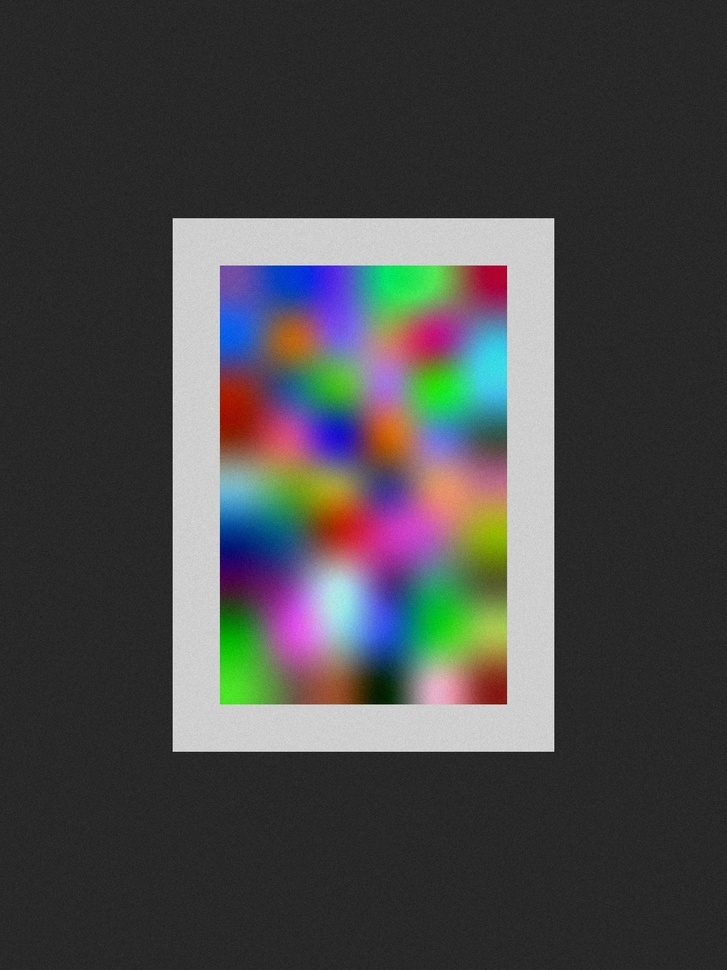
#> input picture apps/web/e2e/fixtures/back.jpg, 727 x 970 px, shrunk from 1200 x 1600 before the run
$ python -i measurer.py   (imports and definitions only)
#> lines starting #> are read from the running program, lines starting #| are printed output that depends on the picture; after the words box and inside, x2 and y2 are one past the last pixel; in counts of white or black regions, pixels touching at a corner belong together
"""Template-aware centering — spec §21, issue #182.

Artifact bytes in, one side's two ratios and a confidence out — or
:class:`~tcg_domain.confidence.InsufficientInformation` when the card's
template offers no frame to measure. `ml/card-detection` is the model for the
shape of this module: no database, no object storage, no HTTP, so everything
worth asserting about it can be asserted by a test that needs no
infrastructure.

**The outer edge is the card frame the caller names, never found here.** The
normalized artifact places the card at a known inner rectangle (#194 put a
2 mm background margin around it), and the caller derives that rectangle from
the artifact's *stored* normalization record — never from the normalizer's
current thresholds, and never from the artifact's own boundary, which since
#194 is 24 px of photographed background away from the card. Only the printed
inner frame needs finding.

**Template-aware means knowing when not to answer** (§21's own list:
full-art, borderless, unusual frame structures). No classifier decides that —
epic #8's decision 1 keeps V1 classical — the geometry does: a template
without a conventional border simply yields no frame-like quadrilateral in the
accepted band, and the answer is `insufficient_information`, never a ratio
measured against a frame that is not there. #176's lesson carries over
unchanged: a dubious frame refuses rather than measuring confidently wrong.

**The arithmetic is the annotation tool's, on purpose.** Borders are the
distances from the midpoints of the found frame's sides to the card
rectangle's matching sides, in artifact pixels — `centeringFromQuads` in
`apps/annotation/lib/annotations.ts`, against an axis-aligned outer quad —
and the ratios are `left / (left + right)` and `top / (top + bottom)`, 0.5
perfect; a zero denominator refuses the axis there and refuses it here. The
**formula** agrees; the **outer edge's source** deliberately differs: the
annotator traces the card's actual outline because residual detection error
leaves the card a pixel or two off the nominal rectangle, where this package
takes the nominal rectangle as normalization's promise. That residual is a
systematic bias #188's evaluation against `centering_measurements` exists to
measure — correcting for it classically would mean re-detecting the card
edge, which is the benchmark's call to demand, not this baseline's to guess.

**Failure is a result, not an exception.** Nothing frame-like found means
:class:`InsufficientInformation` with a reason, never a guessed ratio —
spec §2.7 in general, and §21's borderless case in particular.
"""

from __future__ import annotations

import math
from dataclasses import dataclass
from typing import Final

import cv2
import numpy as np
from cv2.typing import MatLike
from tcg_domain.condition import BoundingBox, Centering
from tcg_domain.confidence import Confidence, InsufficientInformation, Uncertain

from tcg_ml_centering.thresholds import (
    DEFAULT_CENTERING_THRESHOLDS,
    CenteringThresholds,
)

__all__ = ["SideCentering", "centering_of", "measure"]

_Corner = tuple[float, float]
_Quad = tuple[_Corner, _Corner, _Corner, _Corner]

#: A trading card is 63 x 88 mm. Copied from `ml/card-detection` rather than
#: imported — ml packages deliberately share no code, only domain types.
_CARD_ASPECT: Final = 63.0 / 88.0

#: How far an aspect ratio may sit from a conventional frame's before it
#: scores nothing. Wider than the accept/reject band, because this shapes a
#: confidence rather than making a decision — the detector's convention.
_ASPECT_TOLERANCE: Final = 0.25

#: Said when the bytes did not decode. This package answers rather than
#: raising, so the one place undecodable bytes become a job failure stays
#: upstream of it.
_UNDECODABLE: Final = "the artifact could not be decoded"

#: Said when the card frame names a region too small to hold a measurable
#: card at all.
_CARD_TOO_SMALL: Final = "the card frame names a region too small to measure"

#: Said when no frame-like quadrilateral survived the filters — §21's
#: full-art, borderless and unrecognised templates, refused rather than
#: measured against a frame that is not there.
_NO_FRAME: Final = (
    "no printed border frame was found — a full-art, borderless or "
    "unrecognised template is not measured against a frame it does not have"
)

#: Said, per axis, when the frame touches the card edge and leaves no border
#: to ratio — #160's zero-denominator refusal, never a `0.0`.
_BORDERLESS_AXIS: Final = (
    "the frame touches the card edge on this axis, so there is no border to ratio"
)

#: Said when the found quadrilateral implies a border no real layout has —
#: it is an artwork window or a text box wearing frame-like proportions, and
#: one absurd border poisons the other axis too (#176's lesson).
_IMPLAUSIBLE_FRAME: Final = (
    "the frame found implies an implausibly thick border, so it is an "
    "artwork window rather than the card's border"
)


# [39 lines that did not run here, left out]


# [48 lines that did not run here, left out]


# [9 lines that did not run here, left out]


# [33 lines that did not run here, left out]


@dataclass(frozen=True, slots=True)
class _Frame:
    """One frame-like quadrilateral, in card-crop coordinates."""

    quad: _Quad
    area: float
    rectangularity: float
    aspect: float
    borders: tuple[float, float, float, float]


# [46 lines that did not run here, left out]


def _binary_maps(gray: MatLike) -> tuple[MatLike, ...]:
    """The extraction passes, ORed by the caller taking any pass's frame.

    Two, not the detector's six: the artifact is small, flat and evenly lit
    by construction, and the frame boundary is a printed line — Canny's easy
    case. The passes that exist for dark tables, drop shadows and worn chroma
    solve photograph problems a normalized artifact cannot have.
    """
    kernel = np.ones((3, 3), np.uint8)
    blurred = cv2.GaussianBlur(gray, (5, 5), 0)
    equalised = cv2.GaussianBlur(
        cv2.createCLAHE(clipLimit=2.0, tileGridSize=(8, 8)).apply(gray), (5, 5), 0
    )

    def edges(image: MatLike) -> MatLike:
        # Each pass derives its Canny levels from its **own** median — the
        # equalised image's histogram is the one its gradients are judged
        # against, or the pass would be miscalibrated exactly on the
        # low-contrast frames it exists to rescue.
        median = float(np.median(image))
        lower = int(max(0.0, 0.66 * median))
        upper = int(min(255.0, 1.33 * median))
        return cv2.morphologyEx(cv2.Canny(image, lower, upper), cv2.MORPH_CLOSE, kernel)

    return (edges(blurred), edges(equalised))


# [43 lines that did not run here, left out]


def _borders(quad: _Quad, *, width: int, height: int) -> tuple[float, float, float, float]:
    """The four border widths — left, right, top, bottom — in artifact pixels.

    The annotation tool's midpoint rule (`centeringFromQuads`), collapsed for
    an axis-aligned outer quad: the distance from the midpoint of each frame
    side to the card rectangle's matching side. Unsigned, like the tool's, and
    matched by the shared clockwise-from-top-left order. Rotating card and
    frame together changes nothing, which is the point.
    """
    top_mid = _midpoint(quad[0], quad[1])
    right_mid = _midpoint(quad[1], quad[2])
    bottom_mid = _midpoint(quad[2], quad[3])
    left_mid = _midpoint(quad[3], quad[0])
    return (
        abs(left_mid[0]),
        abs(width - right_mid[0]),
        abs(top_mid[1]),
        abs(height - bottom_mid[1]),
    )


def _midpoint(first: _Corner, second: _Corner) -> _Corner:
    return ((first[0] + second[0]) / 2.0, (first[1] + second[1]) / 2.0)


# [9 lines that did not run here, left out]


# ---------------------------------------------------------------------------
# Quadrilateral arithmetic, copied from `ml/card-detection` rather than
# imported — the `orderedQuad` precedent: ml packages share no code, and the
# annotation client already carries the same ordering rule for the same
# reason.
# ---------------------------------------------------------------------------


def _clockwise_from_top_left(points: MatLike) -> _Quad:
    """Four points as a deterministic clockwise cycle starting at the top left.

    Sorting by the angle around the centroid fixes the *cycle* (in image
    coordinates ascending angle is clockwise on screen); rotating it so it
    begins at the corner nearest the origin fixes the *phase*, which is what
    matches frame sides to card sides positionally in :func:`_borders`.
    """
    centre_x = float(np.mean(points[:, 0]))
    centre_y = float(np.mean(points[:, 1]))
    cycle = sorted(
        ((float(x), float(y)) for x, y in points),
        key=lambda point: math.atan2(point[1] - centre_y, point[0] - centre_x),
    )
    start = min(range(4), key=lambda index: (sum(cycle[index]), cycle[index][1], cycle[index][0]))
    ordered = cycle[start:] + cycle[:start]
    return (ordered[0], ordered[1], ordered[2], ordered[3])


def _area(quad: _Quad) -> float:
    total = sum(
        quad[index][0] * quad[(index + 1) % 4][1] - quad[(index + 1) % 4][0] * quad[index][1]
        for index in range(4)
    )
    return abs(total) / 2.0


def _side_lengths(quad: _Quad) -> tuple[float, float, float, float]:
    lengths = tuple(
        math.hypot(
            quad[(index + 1) % 4][0] - quad[index][0], quad[(index + 1) % 4][1] - quad[index][1]
        )
        for index in range(4)
    )
    return (lengths[0], lengths[1], lengths[2], lengths[3])

>>> import cv2
>>> picture = cv2.imread('../../../../apps/web/e2e/fixtures/back.jpg', cv2.IMREAD_GRAYSCALE)
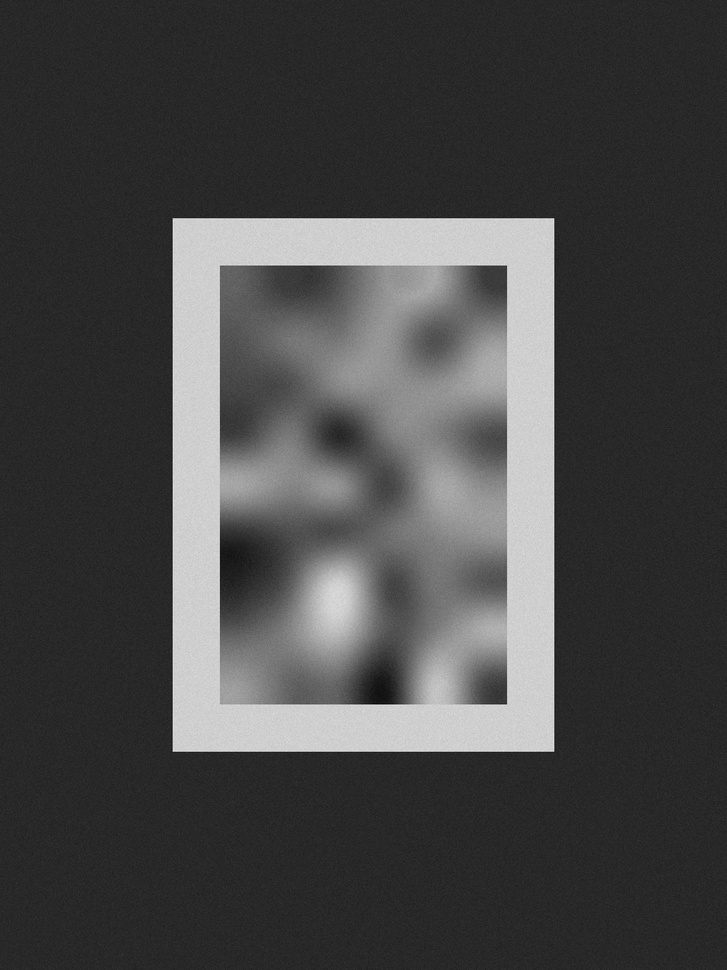
#> picture: shape (970, 727); min 4, max 230, mean 71.3
>>> result = _binary_maps(picture)
#> in _binary_maps, `equalised = cv2.GaussianBlur( cv2.createCLAHE(clipLimit=2.0, tileGridS..`:
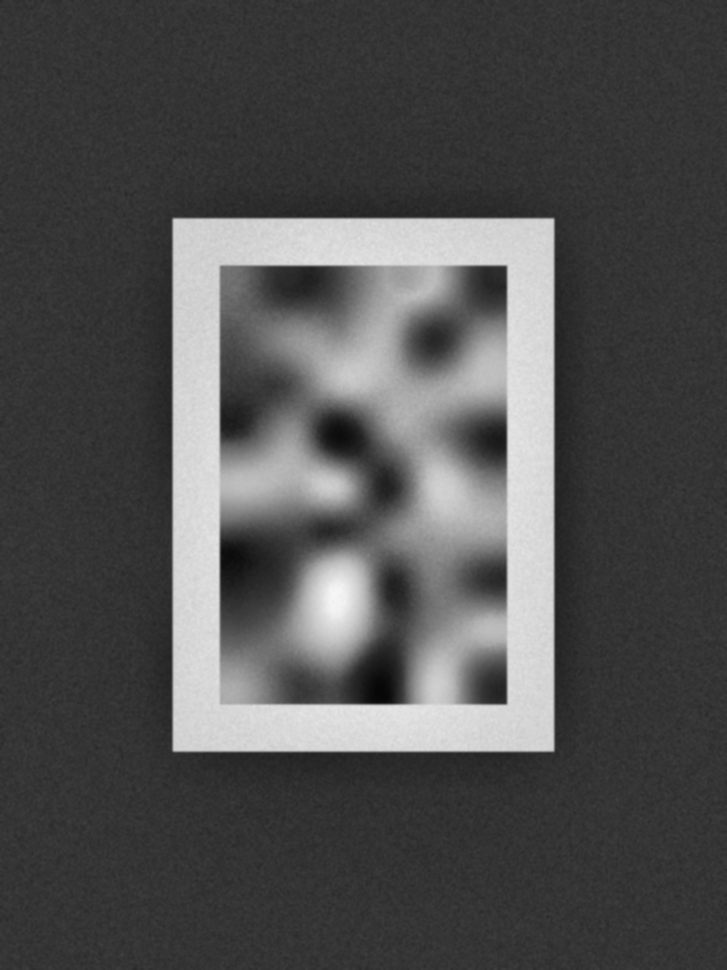
#> equalised: shape (970, 727); min 6, max 247, mean 80.5
#> in edges, `median = float(np.median(image))`: median = 40
#> in edges, `lower = int(max(0.0, 0.66 * median))`: lower = 26
#> in edges, `upper = int(min(255.0, 1.33 * median))`: upper = 53
#> in edges, `return cv2.morphologyEx(cv2.Canny(image, lower, upper), cv2.MORPH_CLOS..`:
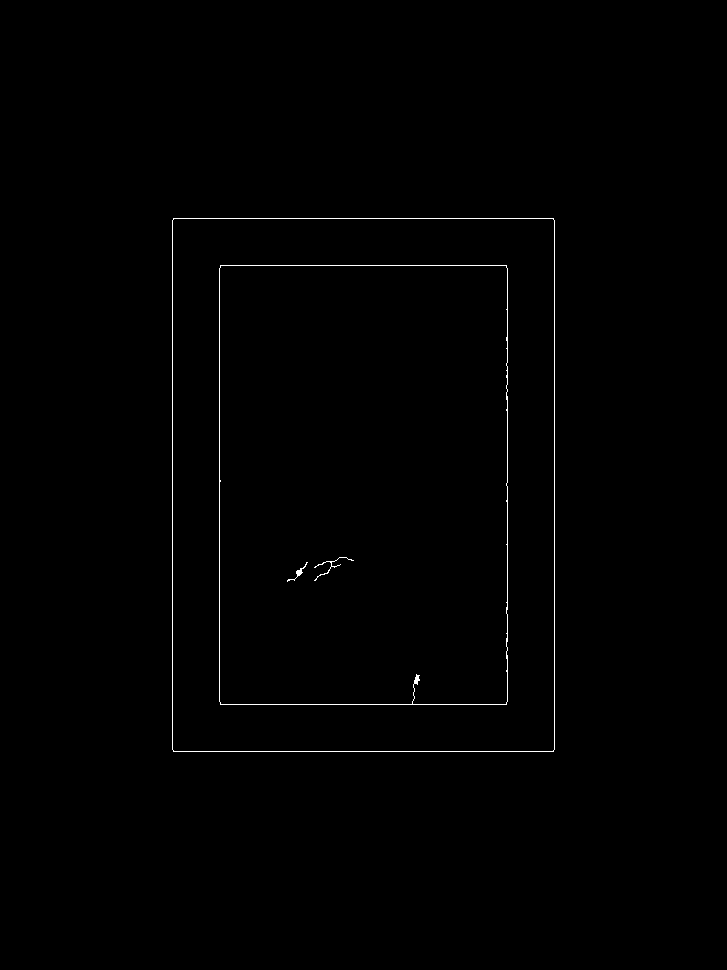
#> returned value: shape (970, 727); 0.5% white in thin lines or dots, all inside (x1, y1, x2, y2) = (172, 218, 555, 752)
#> in edges (call 2), `lower = int(max(0.0, 0.66 * median))`: lower = 34
#> in edges (call 2), `upper = int(min(255.0, 1.33 * median))`: upper = 70
#> in edges (call 2), `return cv2.morphologyEx(cv2.Canny(image, lower, upper), cv2.MORPH_CLOS..`:
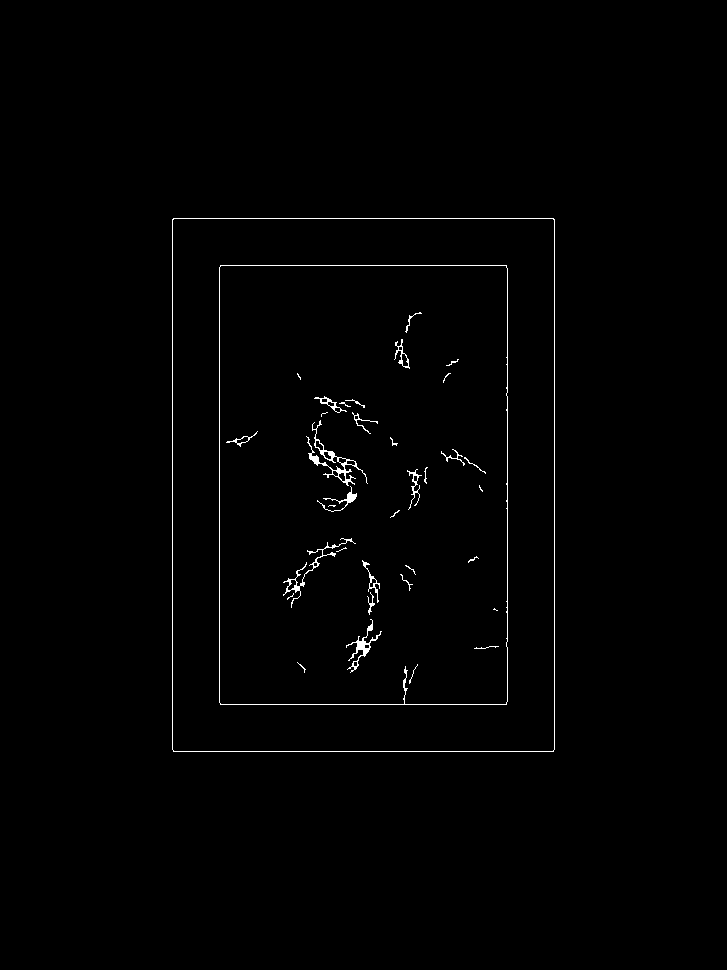
#> returned value: shape (970, 727); 0.84% white in thin lines or dots, all inside (x1, y1, x2, y2) = (172, 218, 555, 752)
